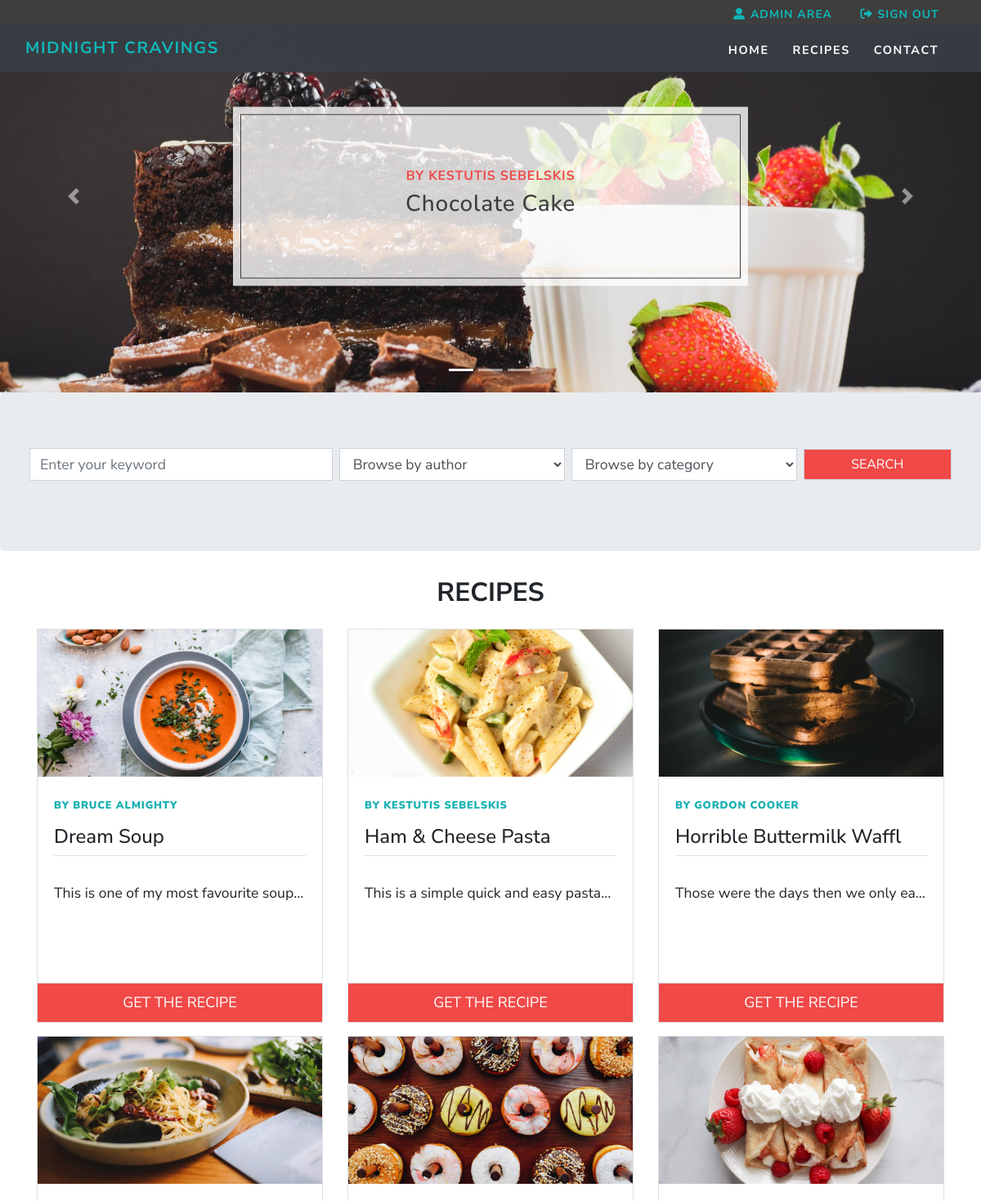
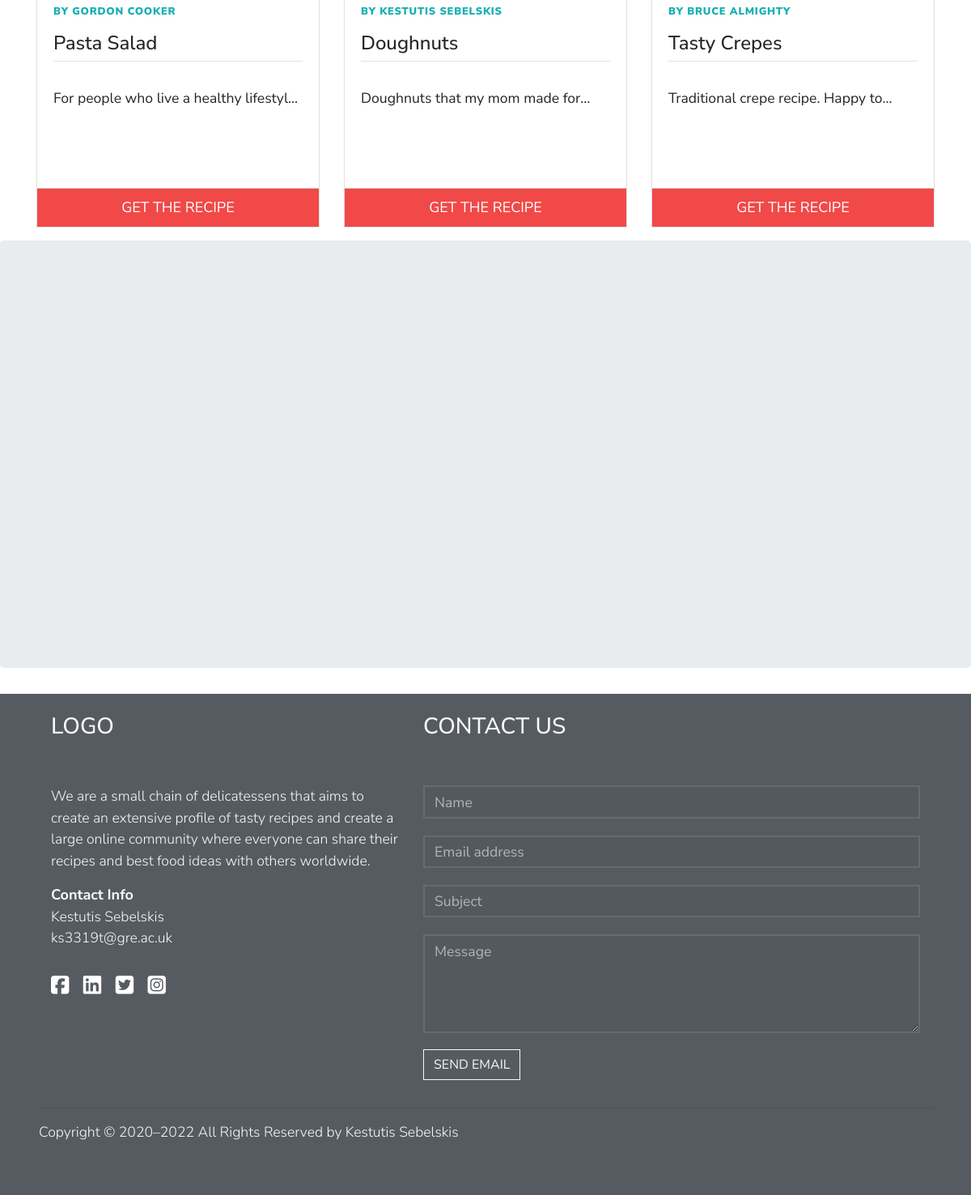
Screenshot of /MidnightCravings/index.php (signed in) with the database file from the repository (2 pictures, top to bottom).
### tables this page shows
CREATE TABLE `recipes` (
  `recipe_id` int(11) NOT NULL,
  `recipe_name` varchar(25) DEFAULT NULL,
  `recipe_description` varchar(250) DEFAULT NULL,
  `recipe_upload_date` date DEFAULT NULL,
  `recipe_image` varchar(150) DEFAULT NULL,
  `recipe_author_id` int(11) NOT NULL
);

CREATE TABLE `author` (
  `author_id` int(11) NOT NULL,
  `author_name` varchar(25) DEFAULT NULL,
  `author_email` varchar(50) DEFAULT NULL,
  `password` char(32) DEFAULT NULL
);

### MidnightCravings/admin/includes/helpers.inc.php (the view)
<?php
  function html( $text ) {
    echo $out = htmlspecialchars( $text, ENT_QUOTES, 'UTF-8' );
  }
 ?>

### MidnightCravings/admin/includes/carousel.inc.html.php (shortened to what this page needs)
<?php include_once 'admin\includes\helpers.inc.php'; ?>
<div id="carouselExampleIndicators" class="carousel slide" data-ride="carousel">
  <ol class="carousel-indicators">
    <li data-target="#carouselExampleIndicators" data-slide-to="0" class="active"></li>
    <li data-target="#carouselExampleIndicators" data-slide-to="1"></li>
    <li data-target="#carouselExampleIndicators" data-slide-to="2"></li>
  </ol>
  <div class="carousel-inner">
    <?php $active = true; ?>
    <?php
      $i = 0;
      foreach($slides as $slide):
        if ($i >= 3) { break; } else{ ?>
      <div class="carousel-item <?php echo ($active == true)?"active":"" ?>">
        <img src="assets\img\upload\<?php echo html( $slide['recipe_image'] ); ?>" class="d-block w-100" alt="...">
        <a href="#">
          <div class="carousel-caption">
              <h6 class="h6-responsive">by <?php echo html( $slide['author_name'] ); ?></h6>
              <h3 class="h3-responsive"><?php echo html( $slide['recipe_name'] ); ?></h3>
          </div>
        </a>
      </div>
    <?php $active = false; ?>
  <?php $i++; } endforeach; ?>
  </div>
  <a class="carousel-control-prev" href="#carouselExampleIndicators" role="button" data-slide="prev">
    <span class="carousel-control-prev-icon" aria-hidden="true"></span>
  </a>
  <a class="carousel-control-next" href="#carouselExampleIndicators" role="button" data-slide="next">
    <span class="carousel-control-next-icon" aria-hidden="true"></span>
  </a>
</div>

### MidnightCravings/recipe_cards.html.php (shortened to what this page needs)
<div class="container">
    <h2 class="text-uppercase font-weight-bold text-center" id="recipes">Recipes</h2>
            <div class="row pt-3">
            <?php
            foreach ($recipes as $recipe): ?>
                <div class="col-sm-12 col-md-4 pb-3">
                    <div class="card rounded-0 recipe_card">
                        <img src="assets\img\upload\<?php echo $recipe[ 'recipe_image' ]; ?>" alt="" class="card-img-top rounded-0 max-height-100">
                        <div class="card-body">
                            <h5 class="mt-2 mb-3 recipe_cards_author_name">by <?php echo html($recipe['author_name']) ?></h5>
                            <h4><?php echo  $recipe[ 'recipe_name' ]; ?></h4>
                            <p class="lead border-top pt-3"><?php echo $recipe[ 'recipe_description' ]; ?></p>
                            <form action="" method="POST">
                        </div>
                        <div class="card-footer text-muted m-0 p-0 text-center">
                            <input type="submit" name="action" value="get the recipe" class="card_input_link rounded-0">
                        </div>
                    </div>
                </div>
            <?php endforeach; ?>
            </div>
</div>

### MidnightCravings/assets/css/style.css (style rules this page uses)
body { font-family: 'Nunito Sans', sans-serif; font-size: 18px; }
.carousel-item { height: 60vh; }
.carousel-item img { object-fit: cover; width: 100%; height: 100%; background-position: center center; will-change: transform; }
.h6-responsive { text-transform: uppercase; font-size: 1rem; font-weight: bold; color: #f04948; }
.carousel-caption { top: 50%; transform: translateY(-50%); background-color: rgba(255,255,255,0.8); outline: 1px solid #3d3d3d; outline-offset: -10px; max-width: 35em; padding: 75px; bottom: initial; color: #3d3d3d; margin-right: auto; margin-left: auto; letter-spacing: .05rem; }
.card h5 { text-transform: uppercase; font-size: 0.8rem; font-weight: 900; color: #18B0B1; letter-spacing: .05rem; }
.recipe_card p { font-size: 1.1rem; overflow: hidden; text-overflow: ellipsis; display: -webkit-box; -webkit-line-clamp: 1; -webkit-box-orient: vertical; font-weight: 400; }
.card img { width: 100%; height: 15vw; object-fit: cover; }
.card_input_link { width: 100%; margin: 0; padding: 10px 0 10px 0; border: none; background-color: #f04948; color: #fff; text-transform: uppercase; }
.dashboard-title h1, h5 { display: inline-block; }

### rows the page displays
recipes: recipe_image (picture), recipe_author.author_name "KESTUTIS SEBELSKIS Chocolate Cake"
recipes: recipe_image (picture), recipe_author.author_name "BRUCE ALMIGHTY", recipe_name "Dream Soup", recipe_description "This is one of my most favourite…"
recipes: recipe_image (picture), recipe_author.author_name "KESTUTIS SEBELSKIS", recipe_name "Ham & Cheese Pasta", recipe_description "This is a simple quick and easy…"
recipes: recipe_image (picture), recipe_author.author_name "GORDON COOKER", recipe_name "Pasta Salad", recipe_description "For people who live a healthy…"
recipes: recipe_image (picture), recipe_author.author_name "KESTUTIS SEBELSKIS", recipe_name "Doughnuts", recipe_description "Doughnuts that my mom made…"
recipes: recipe_image (picture), recipe_author.author_name "BRUCE ALMIGHTY", recipe_name "Tasty Crepes", recipe_description "Traditional crepe recipe. Happy…"

### other values shown
$recipe[ 'recipe_name' ] "Horrible Buttermilk Waffl"
$recipe[ 'recipe_description' ] "Those were the days then we only…"
